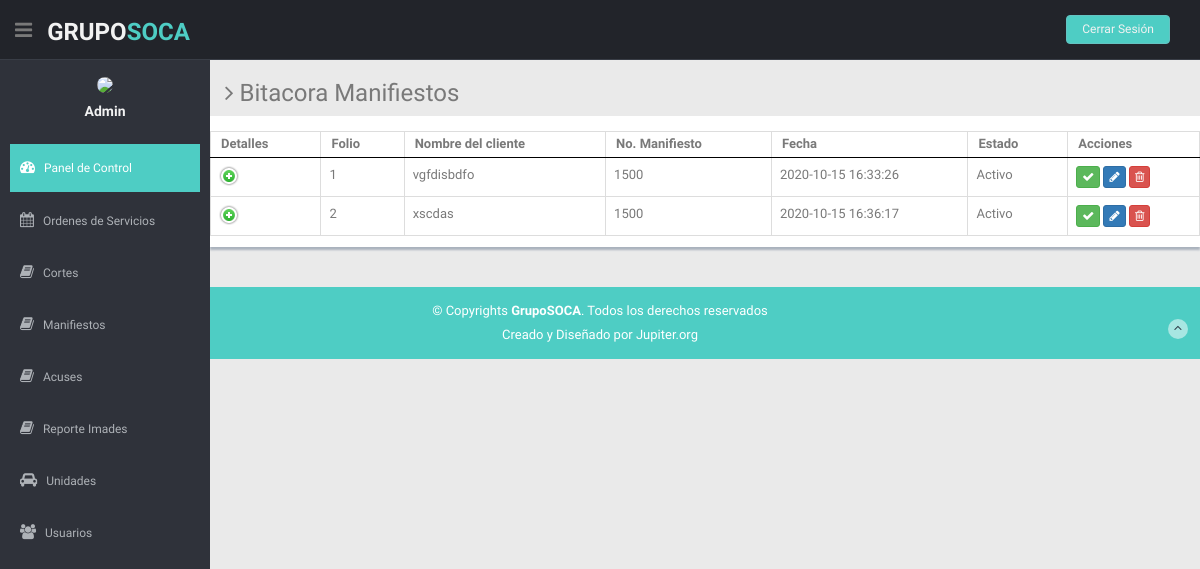
The app's page /Resoca/Admin/listar_manifiesto.php with its own data.
### tables this page shows
CREATE TABLE IF NOT EXISTS `manifiestos` (
  `id` int(11) NOT NULL AUTO_INCREMENT,
  `nombre` varchar(50) NOT NULL,
  `capacidad` varchar(10) NOT NULL,
  `tipo` varchar(50) NOT NULL,
  `totalresiduo` varchar(7) NOT NULL,
  `volpeso` varchar(7) NOT NULL,
  `fecha` varchar(20) NOT NULL,
  `unidad` varchar(20) NOT NULL,
  `nombrerecibe` varchar(50) NOT NULL,
  `estado` varchar(15) NOT NULL,
  `creado` timestamp NOT NULL DEFAULT current_timestamp(),
  PRIMARY KEY (`id`)
);

### Resoca/Admin/listar_manifiesto.php (the view, shortened to what this page needs)
<?php
  $nombreServidor = "localhost";
  $nombreUsuario = "root";
  $passwordBaseDeDatos = "";
  $nombreBaseDeDatos = "resoca";
  $conexion = new mysqli($nombreServidor, $nombreUsuario, $passwordBaseDeDatos, $nombreBaseDeDatos);
?>
<!DOCTYPE html>
<html lang="en">
<head>
  <link href="lib/bootstrap/css/bootstrap.min.css" rel="stylesheet">
  <link href="lib/font-awesome/css/font-awesome.css" rel="stylesheet" />
  <link href="lib/advanced-datatable/css/demo_page.css" rel="stylesheet" />
  <link href="lib/advanced-datatable/css/demo_table.css" rel="stylesheet" />
  <link rel="stylesheet" href="lib/advanced-datatable/css/DT_bootstrap.css" />
  <link href="css/style.css" rel="stylesheet">
  <link href="css/style-responsive.css" rel="stylesheet">
</head>
<body>
  <section id="container">
    <header class="header black-bg">
      <div class="sidebar-toggle-box">
        <div class="fa fa-bars tooltips" data-placement="right" data-original-title="Toggle Navigation"></div>
      </div>
      <a href="index.html" class="logo"><b>Grupo<span>SOCA</span></b></a>
      <div class="top-menu">
        <ul class="nav pull-right top-menu">
          <li><a class="logout" href="login.html">Cerrar Sesión</a></li>
        </ul>
      </div>
    </header>
    <aside>
      <div id="sidebar" class="nav-collapse ">
        <ul class="sidebar-menu" id="nav-accordion">
          <p class="centered"><a href="profile.html"><img src="img/favicon.ico" class="img-circle" width="80"></a></p>
          <h5 class="centered">Admin</h5>
          <li class="mt">
            <a class="active" href="index.html">
              <i class="fa fa-dashboard"></i>
              <span>Panel de Control</span>
              </a>
          </li>
          <li class="sub-menu">
            <a href="javascript:;">
              <i class="fa fa-calendar"></i>
              <span>Ordenes de Servicios</span>
              </a>
          </li>
          <li class="sub-menu">
            <a href="javascript:;">
              <i class="fa fa-book"></i>
              <span>Cortes</span>
              </a>
          </li>
          <li class="sub-menu">
            <a href="javascript:;">
              <i class="fa fa-book"></i>
              <span>Manifiestos</span>
              </a>
          </li>
          <li class="sub-menu">
            <a href="javascript:;">
              <i class="fa fa-book"></i>
              <span>Acuses</span>
              </a>
          </li>
          <li class="sub-menu">
            <a href="javascript:;">
              <i class="fa fa-book"></i>
              <span>Reporte Imades</span>
              </a>
          </li>
          <li class="sub-menu">
            <a href="javascript:;">
              <i class="fa fa-car"></i>
              <span>Unidades</span>
              </a>
          </li>
          <li class="sub-menu">
            <a href="javascript:;">
              <i class="fa fa-group"></i>
              <span>Usuarios</span>
              </a>
          </li>
        </ul>
      </div>
    </aside>
    <section id="main-content">
      <section class="wrapper">
        <h3><i class="fa fa-angle-right"></i> Bitacora Manifiestos</h3>
        <div class="row mb">
          <div class="content-panel">
            <div class="adv-table">
              <table cellpadding="0" cellspacing="0" border="0" class="display table table-bordered" id="hidden-table-info">
                <thead>
                  <tr>
                    <th>Detalles</th>
                    <th>Folio</th>
                    <th>Nombre del cliente</th>
                    <th class="hidden-phone">No. Manifiesto</th>
                    <th class="hidden-phone">Fecha</th>
                    <th class="hidden-phone">Estado</th>
                    <th class="hidden-phone">Acciones</th>
                  </tr>
                </thead>
                <tbody>
                <?php
                    $sql="SELECT * FROM manifiestos";
                    $resultado = $conexion->query($sql);
                    while ($mostrar=mysqli_fetch_array($resultado)) {
                  ?>
                  <tr >
                    <td><img src="lib/advanced-datatable/images/details_open.png"></td>
                    <td><?php echo $mostrar['id'] ?></td>
                    <td><?php echo $mostrar['nombre'] ?></td>
                    <td><?php echo $mostrar['capacidad'] ?></td>
                    <td><?php echo $mostrar['creado'] ?></td>
                    <td><?php echo $mostrar['estado'] ?></td>
                    <td>
                      <button class="btn btn-success btn-xs"><i class="fa fa-check"></i></button>
                      <button class="btn btn-primary btn-xs"><i class="fa fa-pencil"></i></button>
                      <button class="btn btn-danger btn-xs"><i class="fa fa-trash-o "></i></button>
                    </td>
                  </tr>
                  <?php
                    }
                 ?>
                </tbody>
              </table>
            </div>
          </div>
        </div>
      </section>
    </section>
    <footer class="site-footer">
      <div class="text-center">
        <p>
          &copy; Copyrights <strong>GrupoSOCA</strong>. Todos los derechos reservados
        </p>
        <div class="credits">
          Creado y Diseñado por Jupiter.org
        </div>
        <a href="index.html#" class="go-top">
          <i class="fa fa-angle-up"></i>
          </a>
      </div>
    </footer>
  </section>
</body>
</html>

### Resoca/Admin/css/style.css (style rules this page uses)
body { color: #797979; background: #eaeaea; font-family: 'Ruda', sans-serif; padding: 0px !important; margin: 0px !important; font-size:13px; }
ul li { list-style: none; }
a, a:hover, a:focus { text-decoration: none; outline: none; }
#container { width: 100%; height: 100%; }
.centered { text-align: center; }
.mt { margin-top: 25px; }
.mb { margin-bottom: 25px; }
ul.top-menu > li > .logout { color: #f2f2f2; font-size: 12px; border-radius: 4px; -webkit-border-radius: 4px; border: 1px solid #64c3c2 !important; padding: 5px 15px; margin-right: 15px; background: #4ECDC4; margin-top: 15px; }
#sidebar { width: 210px; height: 100%; position: fixed; background: #2f323a; }
#sidebar h5 { color: #f2f2f2; font-weight: 700; }
#sidebar ul li { position: relative; }
ul.sidebar-menu , ul.sidebar-menu li ul.sub { margin: -2px 0 0; padding: 0; }
ul.sidebar-menu { margin-top: 75px; }
ul.sidebar-menu li { margin-bottom: 5px; margin-left:10px; margin-right:10px; }
ul.sidebar-menu li.sub-menu { line-height: 15px; }
ul.sidebar-menu li a span { display: inline-block; }
ul.sidebar-menu li a { color: #aeb2b7; text-decoration: none; display: block; padding: 15px 0 15px 10px; font-size: 12px; outline: none; -webkit-transition: all 0.3s ease; -moz-transition: all 0.3s ease; -o-transition: all 0.3s ease; -ms-transition: all 0.3s ease; transition: all 0.3s ease; }
ul.sidebar-menu li a.active, ul.sidebar-menu li a:hover, ul.sidebar-menu li a:focus { background: #4ECDC4; color: #fff; display: block; -webkit-transition: all 0.3s ease; -moz-transition: all 0.3s ease; -o-transition: all 0.3s ease; -ms-transition: all 0.3s ease; transition: all 0.3s ease; }
ul.sidebar-menu li a i { font-size: 15px; padding-right: 6px; }
ul.sidebar-menu li a.active i { color: #fff; }
#main-content { margin-left: 210px; }
.header, .footer { min-height: 60px; padding: 0 15px; }
.header { position: fixed; left: 0; right: 0; z-index: 1002; }
.black-bg { background: #22242a; border-bottom: 1px solid #393d46; }
.wrapper { display: inline-block; margin-top: 60px; padding-left: 15px; padding-right: 15px; padding-bottom: 15px; padding-top: 0px; width: 100%; }
a.logo { font-size: 24px; color: #f2f2f2; float: left; margin-top: 15px; text-transform: uppercase; }
a.logo b { font-weight: 900; }
a.logo span { color: #4ECDC4; }
#top_menu .nav > li, ul.top-menu > li { float: left; }
ul.top-menu > li > a { color: #666666; font-size: 16px; border-radius: 4px; -webkit-border-radius: 4px; border:1px solid #666666 !important; padding: 2px 6px; margin-right: 15px; }
.sidebar-toggle-box { float: left; padding-right: 15px; margin-top: 20px; }
.sidebar-toggle-box .fa-bars { cursor: pointer; display: inline-block; font-size: 20px; }
.content-panel { background: #ffffff; box-shadow: 0px 3px 2px #aab2bd; padding-top: 15px; padding-bottom: 5px; }
.site-footer { background: #4ECDC4; color: #fff; padding: 15px 0; }
.site-footer p { margin-bottom: 5px; }
.credits, .credits a { color: #fff; }
.go-top { margin-right: 1%; margin-top: -25px; float: right; background: rgba(255,255,255,.5); width: 20px; height: 20px; border-radius: 50%; -webkit-border-radius: 50%; }
.go-top i { color: #2A3542; }

### records on screen
manifiestos: id "1", nombre "vgfdisbdfo", capacidad "1500", creado "2020-10-15 16:33:26", estado "Activo"
manifiestos: id "2", nombre "xscdas", capacidad "1500", creado "2020-10-15 16:36:17", estado "Activo"
